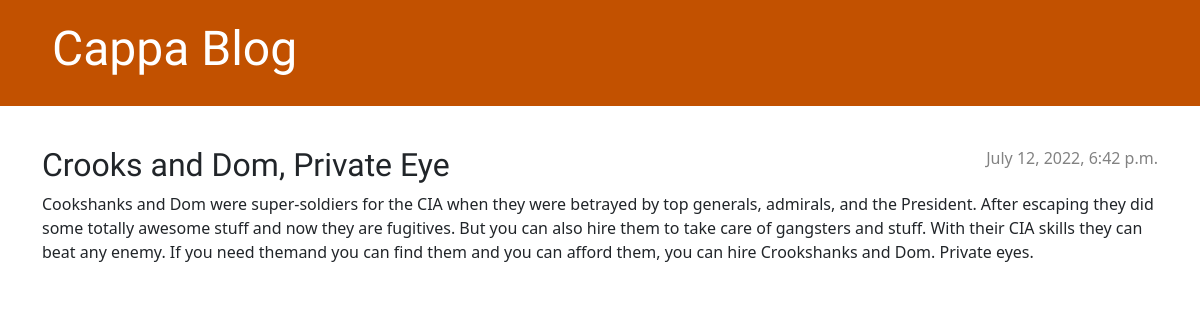
/post/5/, run on the app's committed database.
### blog/models.py (models this page shows, shortened)
class Post(models.Model):
    author = models.ForeignKey(settings.AUTH_USER_MODEL, on_delete=models.CASCADE)
    title = models.CharField(max_length=200)
    text = models.TextField()
    created_date = models.DateTimeField(default=timezone.now)
    published_date = models.DateTimeField(blank=True, null=True)

### blog/views.py (the view)
# urls.py: path('post/<int:pk>/', views.post_detail, name='post_detail'),
def post_detail(request, pk):
    post = get_object_or_404(Post, pk=pk)
    return render(request, 'blog/post_detail.html', {'post': post})

### blog/templates/blog/post_detail.html (shortened to what this page needs)
{% extends 'blog/base.html' %}
{% block content %}
    <article class="post">
            {% if post.published_date %}
                <time class="date">
                    {{ post.published_date }}
                </time>
            {% endif %}
            <h2>{{ post.title }}</h2>
        <p>{{ post.text|linebreaksbr }}</p>
    </article>
{% endblock %}

### blog/static/css/blog.css (style rules this page uses)
h1, h2, h3, h4 { font-family: 'Lobster', cursive; }
.date { color: #828282; }
.post { margin-bottom: 70px; }
.post > .date, .post > .actions { float: right; }

### data on the page
Post: published_date "July 12, 2022, 6:42 p.m.", title "Crooks and Dom, Private Eye", text "Cookshanks and Dom were super-soldiers for the CIA when they were betrayed by top generals, admirals, and the President. After escaping they did some totally awesome stuff and now they are fugitives. But you can also hire them to take care of gangsters and stuff. With their CIA skills they can beat any enemy. If you need themand you can find them and you can afford them, you can hire Crookshanks and Dom. Private eyes."
